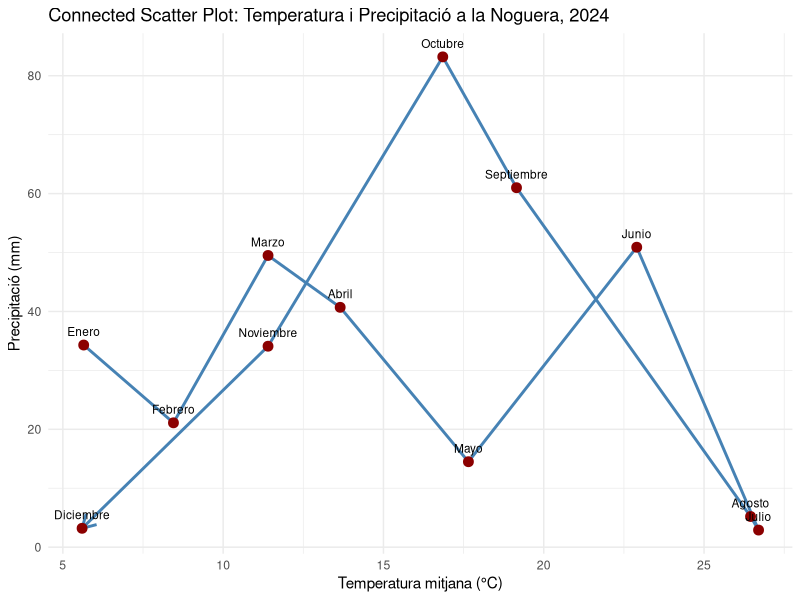

Write the R code that produced this figure.
## ---- chunk 1
library(dplyr)
library(ggplot2)

comarca <- "Noguera"
pluv <- read.csv("pluv.csv")
tempMax <- read.csv("tempMax.csv")
tempMin <- read.csv("tempMin.csv")
mesos <- c("Enero","Febrero","Marzo","Abril","Mayo","Junio",
           "Julio","Agosto","Septiembre","Octubre","Noviembre","Diciembre")


#pluja mensual
pluvComarca <- pluv %>%
  filter(row == comarca, col %in% mesos) %>%
  select(col, value)%>%
  rename(mes = col,
         precipitacio = value)


#temperatura màxima mensual
tempMaxComarca <- tempMax %>%
  filter(row == comarca) %>%
  rename(mes = col,
         tempMax = value)
tempMaxComarca$mes <- gsub("Media mensual / ", "", tempMaxComarca$mes)
tempMaxComarca <- tempMaxComarca %>%
  filter (mes %in% mesos)%>%
  select(mes,tempMax)


#temperatura minima mensual
tempMinComarca <- tempMin %>%
  filter(row == comarca) %>%
  rename(mes = col,
         tempMin = value)
tempMinComarca$mes <- gsub("Media mensual / ", "", tempMinComarca$mes)
tempMinComarca <- tempMinComarca %>%
  filter (mes %in% mesos)%>%
  select(mes,tempMin)


pluvComarca$precipitacio <- as.numeric(pluvComarca$precipitacio)
tempMinComarca$tempMin <- as.numeric(tempMinComarca$tempMin)
tempMaxComarca$tempMax <- as.numeric(tempMaxComarca$tempMax)

dadesComarca <- pluvComarca %>%
  inner_join(tempMinComarca, by = "mes") %>%
  inner_join(tempMaxComarca, by = "mes") %>%
  mutate(tempMitjana = (tempMax+tempMin)/2 ) %>%
  select(mes, precipitacio, tempMitjana)


#connected scatterplot
ggplot(dadesComarca, aes(x = tempMitjana, y = precipitacio)) +
  geom_path(color = "steelblue", size = 1, arrow = arrow(type = "open", length = unit(0.15, "inches"))) +
  geom_point(size = 3, color = "darkred") +
  geom_text(aes(label = mes), vjust = -1, size = 3) +
  theme_minimal() +
  labs(
    title = "Connected Scatter Plot: Temperatura i Precipitació a la Noguera, 2024",
    x = "Temperatura mitjana (°C)",
    y = "Precipitació (mm)"
  )
